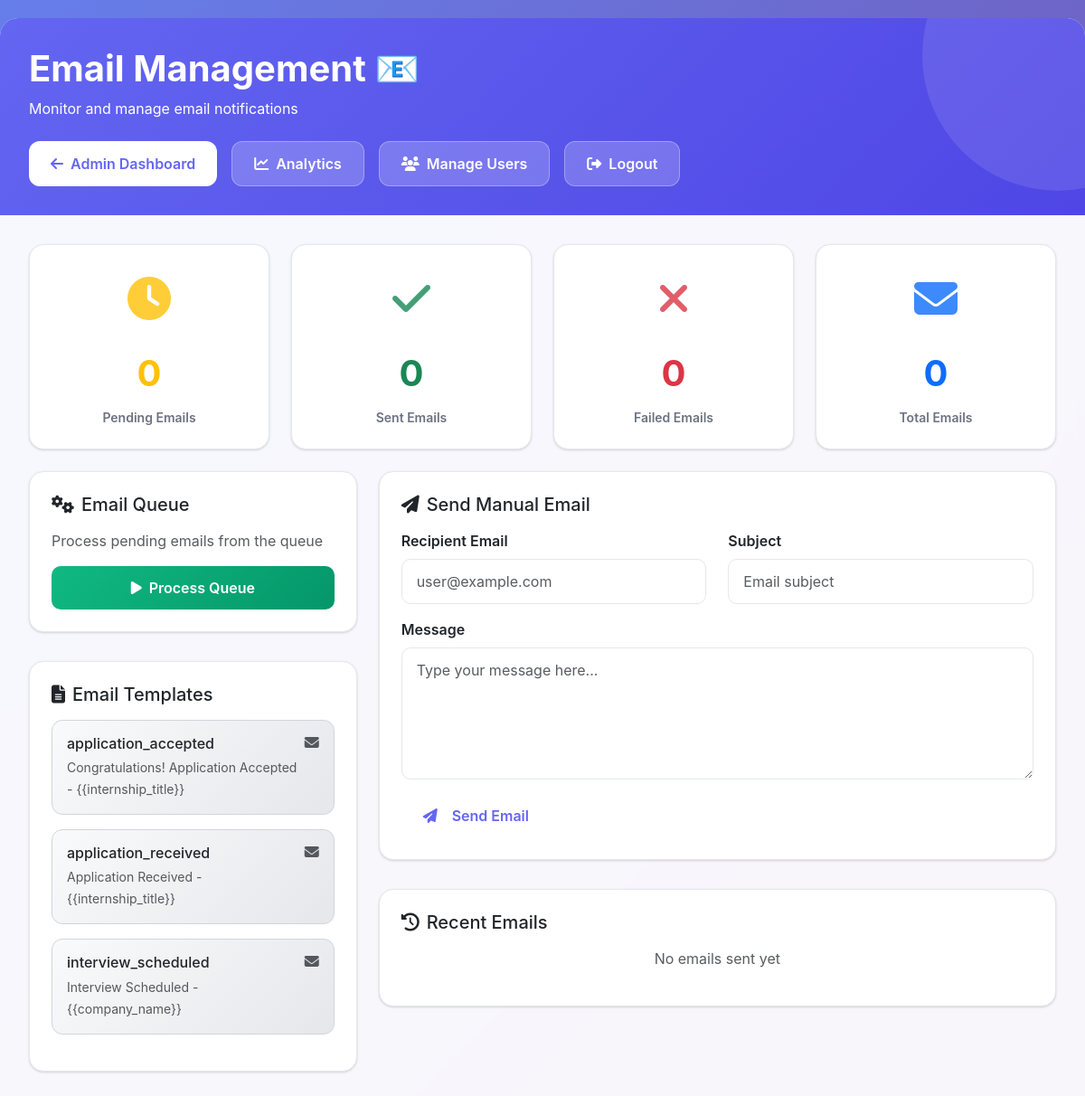
/admin/email_management.php (signed in), run on the app's committed database.
### tables this page shows
CREATE TABLE IF NOT EXISTS email_templates (
    id INT AUTO_INCREMENT PRIMARY KEY,
    template_name VARCHAR(100) NOT NULL UNIQUE,
    subject VARCHAR(255) NOT NULL,
    html_content TEXT NOT NULL,
    text_content TEXT,
    variables JSON,
    created_at TIMESTAMP DEFAULT CURRENT_TIMESTAMP,
    updated_at TIMESTAMP DEFAULT CURRENT_TIMESTAMP ON UPDATE CURRENT_TIMESTAMP
);

### config/email.php (called while the page is built, shortened)
<?php
class EmailNotification {
    private $conn;
    public function __construct($database) {
        $this->conn = $database;
    }
    public function getEmailStats() {
        $stats = [];
        $stmt = $this->conn->prepare('SELECT status, COUNT(*) as count FROM email_queue GROUP BY status');
        $stmt->execute();
        $result = $stmt->get_result();
        return $stats;
    }
}
?>

### admin/email_management.php (the view, shortened to what this page needs)
<?php
include "../config/db.php";
include "../config/email.php";
$email = new EmailNotification($conn);
$email_stats = $email->getEmailStats();
$stmt = $conn->prepare('
    SELECT eq.*, u.name as user_name
    FROM email_queue eq
    LEFT JOIN users u ON eq.to_email = u.email
    ORDER BY eq.created_at DESC
    LIMIT 20
');
$stmt->execute();
$recent_emails = $stmt->get_result()->fetch_all(MYSQLI_ASSOC);
$stmt = $conn->prepare('SELECT * FROM email_templates ORDER BY template_name');
$stmt->execute();
$email_templates = $stmt->get_result()->fetch_all(MYSQLI_ASSOC);
?>
<!DOCTYPE html>
<html lang="en">
<head>
    <link rel="stylesheet" href="https://cdn.jsdelivr.net/npm/bootstrap@5.3.0/dist/css/bootstrap.min.css">
    <link rel="stylesheet" href="https://cdnjs.cloudflare.com/ajax/libs/font-awesome/6.4.0/css/all.min.css">
</head>
<body>
<div class="main-container">
    <div class="header-section">
        <div class="header-content">
            <h1 class="header-title">Email Management 📧</h1>
            <p class="mb-0">Monitor and manage email notifications</p>
            <div class="nav-buttons">
                <a href="dashboard.php" class="btn-custom btn-primary-custom">
                    <i class="fas fa-arrow-left"></i> Admin Dashboard
                </a>
                <a href="analytics.php" class="btn-custom btn-secondary-custom">
                    <i class="fas fa-chart-line"></i> Analytics
                </a>
                <a href="manage_users.php" class="btn-custom btn-secondary-custom">
                    <i class="fas fa-users"></i> Manage Users
                </a>
                <a href="../auth/logout.php" class="btn-custom btn-secondary-custom">
                    <i class="fas fa-sign-out-alt"></i> Logout
                </a>
            </div>
        </div>
    </div>
    <div class="content-section">
        <div class="stats-grid mb-4">
            <div class="stat-card">
                <div class="stat-icon text-warning">
                    <i class="fas fa-clock"></i>
                </div>
                <div class="stat-number text-warning"><?php echo $email_stats['pending'] ?? 0; ?></div>
                <div class="stat-label">Pending Emails</div>
            </div>
            <div class="stat-card">
                <div class="stat-icon text-success">
                    <i class="fas fa-check"></i>
                </div>
                <div class="stat-number text-success"><?php echo $email_stats['sent'] ?? 0; ?></div>
                <div class="stat-label">Sent Emails</div>
            </div>
            <div class="stat-card">
                <div class="stat-icon text-danger">
                    <i class="fas fa-times"></i>
                </div>
                <div class="stat-number text-danger"><?php echo $email_stats['failed'] ?? 0; ?></div>
                <div class="stat-label">Failed Emails</div>
            </div>
            <div class="stat-card">
                <div class="stat-icon text-primary">
                    <i class="fas fa-envelope"></i>
                </div>
                <div class="stat-number text-primary"><?php echo array_sum($email_stats); ?></div>
                <div class="stat-label">Total Emails</div>
            </div>
        </div>
        <div class="row">
            <div class="col-lg-4">
                <div class="email-card">
                    <h5 class="mb-3"><i class="fas fa-cogs me-2"></i>Email Queue</h5>
                    <p class="text-muted mb-3">Process pending emails from the queue</p>
                    <form method="post">
                        <button type="submit" name="process_queue" class="btn-process w-100">
                            <i class="fas fa-play me-2"></i>Process Queue
                        </button>
                    </form>
                </div>
                <div class="email-card">
                    <h5 class="mb-3"><i class="fas fa-file-alt me-2"></i>Email Templates</h5>
                    <?php foreach ($email_templates as $template): ?>
                        <div class="template-card">
                            <div class="d-flex justify-content-between align-items-start">
                                <div>
                                    <h6 class="mb-1"><?php echo htmlspecialchars($template['template_name']); ?></h6>
                                    <small class="text-muted"><?php echo htmlspecialchars($template['subject']); ?></small>
                                </div>
                                <i class="fas fa-envelope text-muted"></i>
                            </div>
                        </div>
                    <?php endforeach; ?>
                </div>
            </div>
            <div class="col-lg-8">
                <div class="email-card">
                    <h5 class="mb-3"><i class="fas fa-paper-plane me-2"></i>Send Manual Email</h5>
                    <form method="post">
                        <div class="row">
                            <div class="col-md-6">
                                <div class="mb-3">
                                    <label class="form-label fw-semibold">Recipient Email</label>
                                    <input type="email" name="recipient_email" class="form-control"
                                           placeholder="user@example.com" required>
                                </div>
                            </div>
                            <div class="col-md-6">
                                <div class="mb-3">
                                    <label class="form-label fw-semibold">Subject</label>
                                    <input type="text" name="subject" class="form-control"
                                           placeholder="Email subject" required>
                                </div>
                            </div>
                        </div>
                        <div class="mb-3">
                            <label class="form-label fw-semibold">Message</label>
                            <textarea name="message" class="form-control" rows="5"
                                      placeholder="Type your message here..." required></textarea>
                        </div>
                        <button type="submit" name="send_manual_email" class="btn-custom btn-primary-custom">
                            <i class="fas fa-paper-plane me-2"></i>Send Email
                        </button>
                    </form>
                </div>
                <div class="email-card">
                    <h5 class="mb-3"><i class="fas fa-history me-2"></i>Recent Emails</h5>
                    <?php if (!empty($recent_emails)): ?>
                        <?php foreach ($recent_emails as $email_item): ?>
                            <div class="email-item">
                                <div class="d-flex justify-content-between align-items-start">
                                    <div class="flex-grow-1">
                                        <div class="d-flex align-items-center mb-1">
                                            <h6 class="mb-0 me-2"><?php echo htmlspecialchars($email_item['subject']); ?></h6>
                                            <span class="status-badge status-<?php echo $email_item['status']; ?>">
                                                <?php echo ucfirst($email_item['status']); ?>
                                            </span>
                                        </div>
                                        <p class="mb-1">
                                            <i class="fas fa-user me-2"></i>
                                            <?php echo htmlspecialchars($email_item['user_name'] ?? $email_item['to_email']); ?>
                                        </p>
                                        <small class="text-muted">
                                            <i class="fas fa-clock me-1"></i>
                                            <?php echo date('M j, Y g:i A', strtotime($email_item['created_at'])); ?>
                                            <?php if ($email_item['sent_at']): ?>
                                                • Sent: <?php echo date('M j, g:i A', strtotime($email_item['sent_at'])); ?>
                                            <?php endif; ?>
                                        </small>
                                    </div>
                                </div>
                            </div>
                        <?php endforeach; ?>
                    <?php else: ?>
                        <p class="text-muted text-center">No emails sent yet</p>
                    <?php endif; ?>
                </div>
            </div>
        </div>
    </div>
</div>
</body>
</html>

### admin/email_management.php (style rules this page uses)
:root { --primary-color: #6366f1; --primary-dark: #4f46e5; --secondary-color: #f59e0b; --success-color: #10b981; --danger-color: #ef4444; --dark-color: #1f2937; --light-bg: #f9fafb; --card-shadow: 0 1px 3px 0 rgba(0, 0, 0, 0.1), 0 1px 2px 0 rgba(0, 0, 0, 0.06); --card-hover-shadow: 0 10px 15px -3px rgba(0, 0, 0, 0.1), 0 4px 6px -2px rgba(0, 0, 0, 0.05); }
body { background: linear-gradient(135deg, #667eea 0%, #764ba2 100%); min-height: 100vh; font-family: 'Inter', -apple-system, BlinkMacSystemFont, 'Segoe UI', sans-serif; }
.main-container { background: rgba(255, 255, 255, 0.95); backdrop-filter: blur(10px); border-radius: 20px; margin: 20px auto; max-width: 1400px; box-shadow: 0 20px 25px -5px rgba(0, 0, 0, 0.1), 0 10px 10px -5px rgba(0, 0, 0, 0.04); }
.header-section { background: linear-gradient(135deg, var(--primary-color), var(--primary-dark)); color: white; padding: 2rem; border-radius: 20px 20px 0 0; position: relative; overflow: hidden; }
.header-section::before { content: ''; position: absolute; top: -50%; right: -10%; width: 300px; height: 300px; background: rgba(255, 255, 255, 0.1); border-radius: 50%; }
.header-content { position: relative; z-index: 1; }
.header-title { font-size: 2.5rem; font-weight: 700; margin-bottom: 0.5rem; }
.nav-buttons { display: flex; gap: 1rem; flex-wrap: wrap; margin-top: 1.5rem; }
.btn-custom { padding: 0.75rem 1.5rem; border-radius: 12px; font-weight: 600; text-decoration: none; transition: all 0.3s ease; border: none; display: inline-flex; align-items: center; gap: 0.5rem; }
.btn-primary-custom { background: white; color: var(--primary-color); }
.btn-secondary-custom { background: rgba(255, 255, 255, 0.2); color: white; border: 1px solid rgba(255, 255, 255, 0.3); }
.content-section { padding: 2rem; }
.stats-grid { display: grid; grid-template-columns: repeat(auto-fit, minmax(200px, 1fr)); gap: 1.5rem; margin-bottom: 2rem; }
.stat-card { background: white; border-radius: 16px; padding: 1.5rem; box-shadow: var(--card-shadow); text-align: center; transition: all 0.3s ease; border: 1px solid #e5e7eb; }
.stat-number { font-size: 2.5rem; font-weight: 700; margin-bottom: 0.5rem; }
.stat-label { color: #6b7280; font-weight: 600; font-size: 0.875rem; }
.stat-icon { font-size: 3rem; margin-bottom: 1rem; opacity: 0.8; }
.email-card { background: white; border-radius: 16px; padding: 1.5rem; box-shadow: var(--card-shadow); border: 1px solid #e5e7eb; margin-bottom: 2rem; }
.form-control, .form-select { border-radius: 10px; border: 1px solid #e5e7eb; padding: 0.75rem 1rem; transition: all 0.3s ease; }
.btn-process { background: linear-gradient(135deg, var(--success-color), #059669); color: white; border: none; padding: 0.75rem 1.5rem; border-radius: 10px; font-weight: 600; transition: all 0.3s ease; }
.template-card { background: linear-gradient(135deg, #f9fafb, #e5e7eb); border-radius: 12px; padding: 1rem; margin-bottom: 1rem; border: 1px solid #d1d5db; }

### data on the page
email_templates: template_name "application_accepted", subject "Congratulations! Application Accepted - {{internship_title}}"
email_templates: template_name "application_received", subject "Application Received - {{internship_title}}"
email_templates: template_name "interview_scheduled", subject "Interview Scheduled - {{company_name}}"

### other printed values
$email_stats['pending'] "0"
$email_stats['sent'] "0"
$email_stats['failed'] "0"
array_sum($email_stats) "0"
